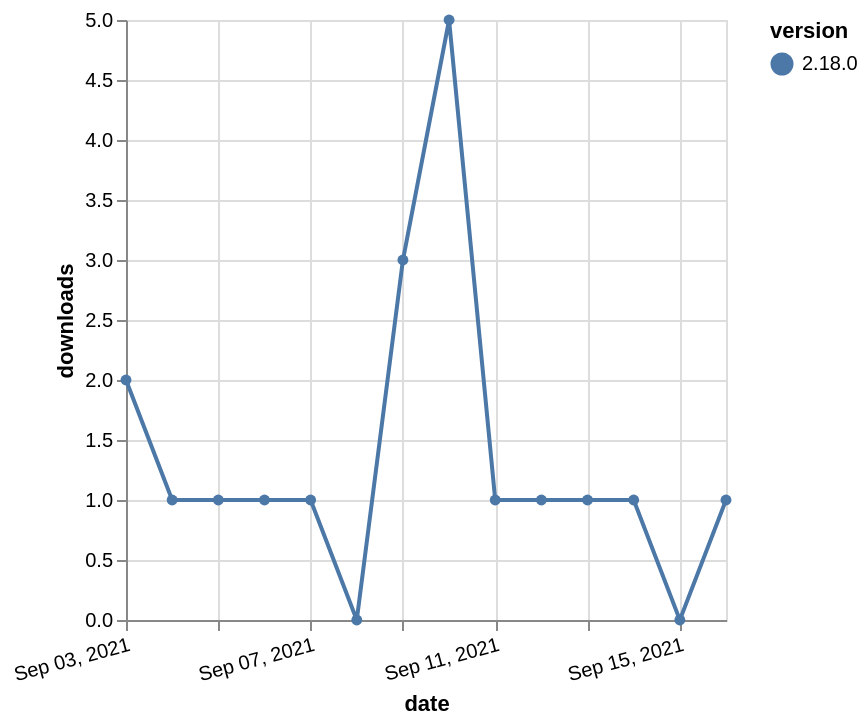

Write the Vega-Lite specification saved for this chart.
### Vega-Lite specification from a JSON file in a GitHub repository (floating-point values rounded to 4 significant figures)
{"$schema": "https://vega.github.io/schema/vega-lite/v5.json", "description": "A simple bar chart with embedded data.", "data": {"values": [{"date": "2021-09-03", "total": 543, "delta": 2, "version": "2.18.0"}, {"date": "2021-09-04", "total": 544, "delta": 1, "version": "2.18.0"}, {"date": "2021-09-05", "total": 545, "delta": 1, "version": "2.18.0"}, {"date": "2021-09-06", "total": 546, "delta": 1, "version": "2.18.0"}, {"date": "2021-09-07", "total": 547, "delta": 1, "version": "2.18.0"}, {"date": "2021-09-08", "total": 547, "delta": 0, "version": "2.18.0"}, {"date": "2021-09-09", "total": 550, "delta": 3, "version": "2.18.0"}, {"date": "2021-09-10", "total": 555, "delta": 5, "version": "2.18.0"}, {"date": "2021-09-11", "total": 556, "delta": 1, "version": "2.18.0"}, {"date": "2021-09-12", "total": 557, "delta": 1, "version": "2.18.0"}, {"date": "2021-09-13", "total": 558, "delta": 1, "version": "2.18.0"}, {"date": "2021-09-14", "total": 559, "delta": 1, "version": "2.18.0"}, {"date": "2021-09-15", "total": 559, "delta": 0, "version": "2.18.0"}, {"date": "2021-09-16", "total": 560, "delta": 1, "version": "2.18.0"}]}, "width": "container", "mark": {"type": "line", "point": {"filled": true}}, "encoding": {"x": {"field": "date", "type": "temporal", "timeUnit": "yearmonthdate", "title": "date", "axis": {"labelAngle": -15}}, "y": {"field": "delta", "type": "quantitative", "title": "downloads"}, "color": {"field": "version", "type": "nominal"}, "tooltip": {"field": "delta"}}}
